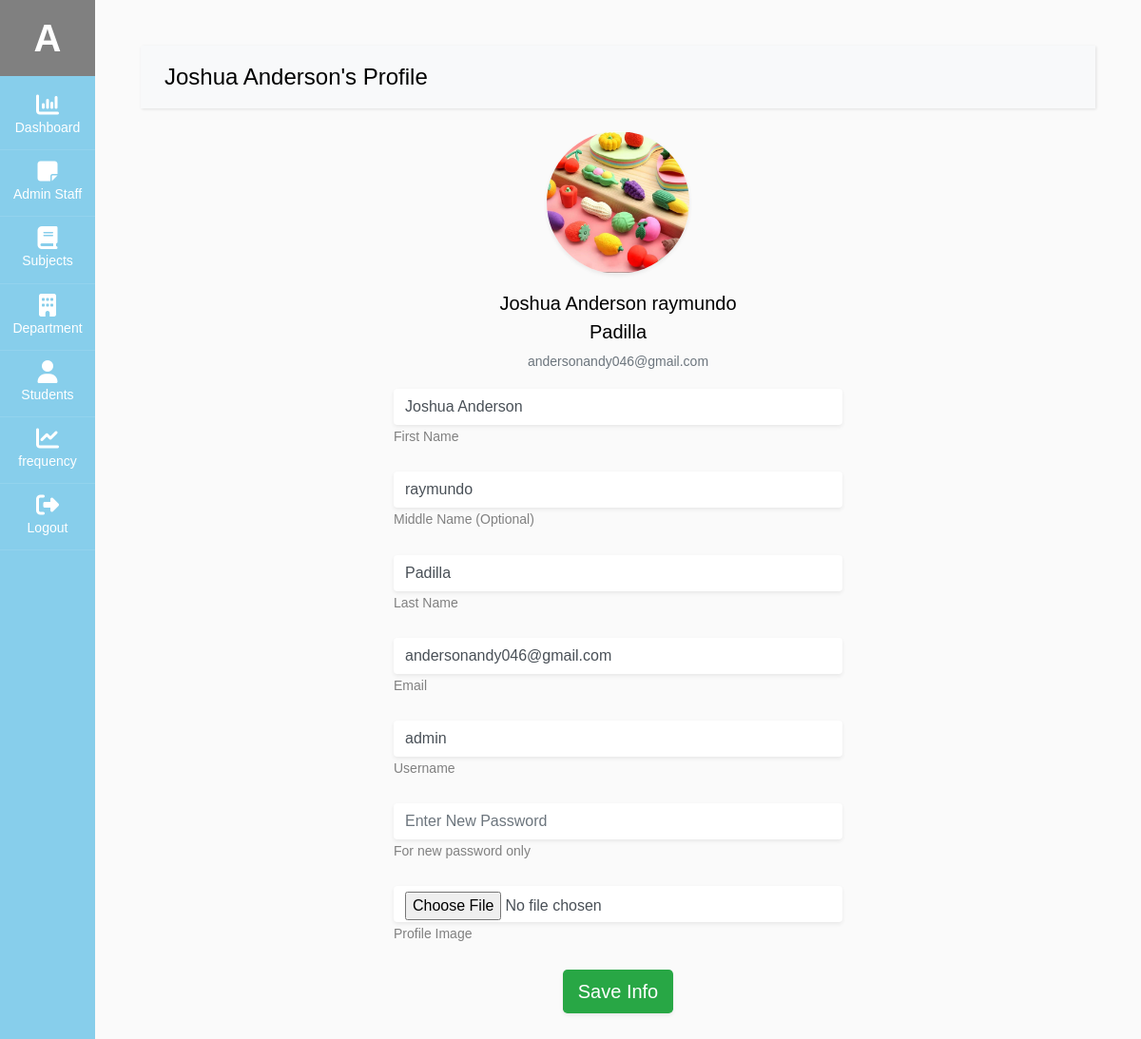
The app's page /admin/profile.php?profile_id=1 (signed in) with its own data.
### tables this page shows
CREATE TABLE `user` (
  `admin_id` int(11) NOT NULL,
  `fname` varchar(60) NOT NULL,
  `mname` varchar(60) DEFAULT NULL,
  `lname` varchar(60) NOT NULL,
  `email` varchar(100) NOT NULL,
  `username` varchar(100) NOT NULL,
  `password` varchar(100) NOT NULL,
  `type` varchar(20) NOT NULL,
  `profile_img` varchar(255) DEFAULT NULL,
  `status` int(11) NOT NULL DEFAULT 1
);

### db/db.php (called while the page is built, shortened)
<?php
class db_connect
{
    public $host = db_host;
    public $user = db_user;
    public $pass = db_pass;
    public $name = db_name;
    public function connect()
    {
        try {
            $this->conn = new mysqli($this->host, $this->user, $this->pass, $this->name);
        } catch (\Throwable $th) {
            header("Location:setup.php");
        }
    }
}

### db/class.php (called while the page is built, shortened)
<?php
include('db.php');
class global_class extends db_connect
{
    public function get_user_info($admin_id)
    {
        $query = $this->conn->prepare("SELECT * FROM `user` where status='1' AND admin_id =$admin_id");
        if ($query->execute()) {
            $result = $query->get_result();
            return $result;
        }
    }
}

### admin/profile.php (the view, shortened to what this page needs)
<?php
include('../components/admin-header.php');
$profile_id = $_GET['profile_id'];
$get_user_info = $admin_db->get_user_info($profile_id);
$admin = $get_user_info->fetch_array();
$fullname = $admin['fname'] . ' ' . $admin['mname'] . ' ' . $admin['lname'];
$email = $admin['email'];
?>
<div id="content" class="p-4 p-md-5">
<nav class="navbar navbar-expand-lg navbar-light bg-light mb-4">
    <div class="container-fluid">
        <h4 class="mb-0"><?=ucfirst($admin['fname'])?>'s Profile</h4>
    </div>
</nav>
<div class="container">
    <div class="row justify-content-center">
        <div class="col-md-4 text-center">
            <img src="../assets/admin_upload/<?=$admin['profile_img'];?>" class="img-fluid rounded-circle mb-3 shadow-sm" alt="Profile Image" style="width: 150px; height: 150px;">
            <h5 class="fw-bold mb-1"><?php echo $fullname; ?></h5>
            <p class="text-muted"><?php echo $email; ?></p>
        </div>
    </div>
    <div class="row justify-content-center">
        <div class="col-md-6">
            <form id="frmUpdateProfile" enctype="multipart/form-data" class="needs-validation" novalidate>
                <div class="form-floating mb-3">
                    <input type="text" class="form-control shadow-sm border-0" id="update_profile_fname" placeholder="Enter First Name" name="update_profile_fname" value="<?=$admin['fname']?>" required>
                    <label for="update_profile_fname">First Name</label>
                </div>
                <div class="form-floating mb-3">
                    <input type="text" class="form-control shadow-sm border-0" id="update_profile_mname" placeholder="Enter Middle Name" name="update_profile_mname" value="<?=$admin['mname']?>">
                    <label for="update_profile_mname">Middle Name (Optional)</label>
                </div>
                <div class="form-floating mb-3">
                    <input type="text" class="form-control shadow-sm border-0" id="update_profile_lname" placeholder="Enter Last Name" name="update_profile_lname" value="<?=$admin['lname']?>" required>
                    <label for="update_profile_lname">Last Name</label>
                </div>
                <div class="form-floating mb-3">
                    <input type="email" class="form-control shadow-sm border-0" id="update_profile_email" placeholder="Enter Email" name="update_profile_email" value="<?=$admin['email']?>" required>
                    <label for="update_profile_email">Email</label>
                </div>
                <div class="form-floating mb-3">
                    <input type="text" class="form-control shadow-sm border-0" id="update_profile_username" placeholder="Enter Username" name="update_profile_username" value="<?=$admin['username']?>" required>
                    <label for="update_profile_username">Username</label>
                </div>
                <div class="form-floating mb-3">
                    <input type="password" class="form-control shadow-sm border-0" id="update_profile_password" placeholder="Enter New Password" name="update_profile_password" required>
                    <label for="update_profile_password">For new password only</label>
                </div>
                <div class="form-floating mb-3">
                    <input type="file" class="form-control shadow-sm border-0" name="update_profile_img" id="update_profile_img" required>
                    <label for="update_profile_img">Profile Image</label>
                </div>
                <div class="text-center">
                    <button type="submit" class="btn btn-success btn-lg shadow-sm border-0" id="btnUpdateProfile">Save Info</button>
                </div>
            </form>
        </div>
    </div>
</div>
</div>

### components/admin-header.php (shortened to what this page needs)
<?php
include('../db/class.php');
$admin_db = new global_class();
$admin_restrictions="";
if (isset($_SESSION['admin_id'])) {
    $admin_id = $_SESSION['admin_id'];
    $getUserDetails = $admin_db->get_user_info($admin_id);
    $user = $getUserDetails->fetch_array();
    $admin_id =$user['admin_id'];
    $username=$user['username'];
}
?>
<!doctype html>
<html lang="en">
  <head>
		<link rel="stylesheet" href="../node_modules/font-awesome/css/font-awesome.min.css">
    <link rel="stylesheet" href="../node_modules/alertifyjs/build/css/alertify.min.css"/>
    <link rel="stylesheet" href="../node_modules/alertifyjs//build/css/themes/default.min.css"/>
    <link rel="stylesheet" href="../node_modules/bootstrap/dist/css/bootstrap.min.css"/>
    <link rel="stylesheet" href="../css/dataTables.bootstrap5.css">
		<link rel="stylesheet" href="../css/admin.css">
  </head>
  <body>
		<div class="wrapper d-flex align-items-stretch" >
			<nav id="sidebar" class="active" >
				<h1><a href="profile.php?profile_id=<?=$admin_id?>" class="logo" style="background-color:gray;"><?=ucfirst($username[0])?></a></h1>
        <ul class="list-unstyled components mb-5">
          <li class="active">
            <a href="dashboard.php"><span class="fa fa-bar-chart"></span> Dashboard</a>
          </li>
          <li <?=$admin_restrictions?>>
            <a href="user.php"><span class="fa fa-sticky-note"></span>Admin Staff</a>
          </li>
          <li <?=$admin_restrictions?>>
            <a href="subject.php"><span class="fa fa-book"></span> Subjects</a>
          </li>
          <li <?=$admin_restrictions?>>
            <a href="department.php"><span class="fa fa-building"></span> Department</a>
          </li>
          <li>
              <a href="student.php"><span class="fa fa-user"></span> Students</a>
          </li>
          <li>
              <a href="frequency.php"><span class="fa fa-line-chart"></span> frequency</a>
          </li>
          <li>
            <a href="Logout.php"><span class="fa fa-sign-out"></span> Logout</a>
          </li>
        </ul>
    	</nav>
  </body>
</html>

### records on screen
user: username "A", fname "Joshua Anderson", profile_img (picture), fullname "Joshua Anderson raymundo Padilla", email "andersonandy046@gmail.com", update_profile_fname "Joshua Anderson", update_profile_mname "raymundo", update_profile_lname "Padilla", update_profile_email "andersonandy046@gmail.com", update_profile_username "admin"
